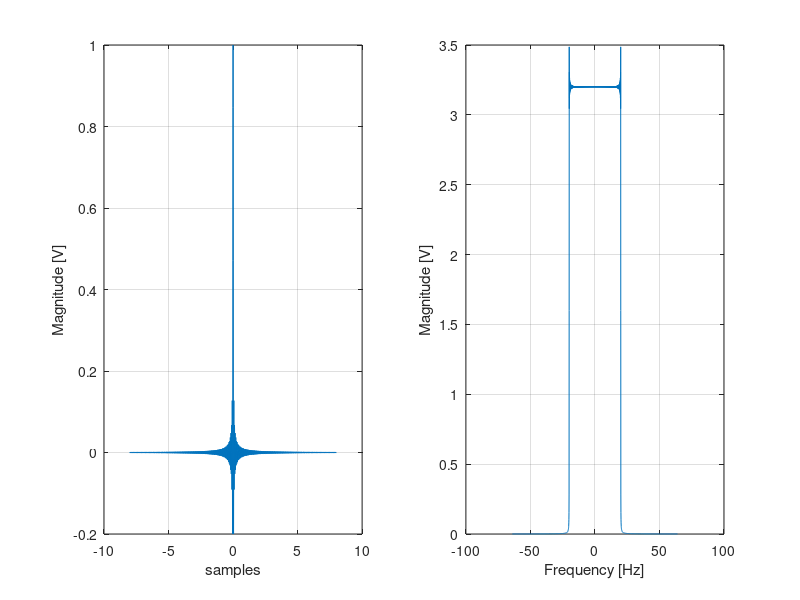

MATLAB code to generate this figure:
function [output] = testFunc()
%TESTFUNC Summary of this function goes here
%   Detailed explanation goes here
% f = 500; %largura do filtro
% interval = -f:0.1:f-1;
% points = f/2;
% filter = rectangularPulse(-points, points, interval);
% output.f = f;
% output.interval = interval;
% output.filterInFreq = filter;

% figure(1)
% grid on
% plot(interval,filter)
% xlabel("Frequency [Hz]")
% ylabel("Magnitude [V]")
% 
% Filter = ifftshift(ifft(ifftshift(filter)));
% output.filterInTime = Filter;

fftSize = 2048;
truncatingPoint = 8;
B = 20;
fs = 1/(2*truncatingPoint/fftSize);

x = -truncatingPoint:1/fs:truncatingPoint-1/fftSize;
impulseResponse = sinc(2*B*x);
output.impulseResponse = impulseResponse;

frequencyResponse = fftshift(fft(impulseResponse));
output.frequencyResponse = frequencyResponse;

figure(1)
subplot(1,2,1)
plot(x, impulseResponse)
grid on
xlabel("samples")
ylabel("Magnitude [V]")

subplot(1,2,2)
plot(-fs/2:fs/fftSize:fs/2-1/fftSize,abs(frequencyResponse))
grid on
xlabel("Frequency [Hz]")
ylabel("Magnitude [V]")

output.fs = fs;








% figure(2)
% grid on
% plot(Filter)
% xlabel("samples")
% ylabel("Magnitude [V]")
% 
% fvtool(Filter)


end

